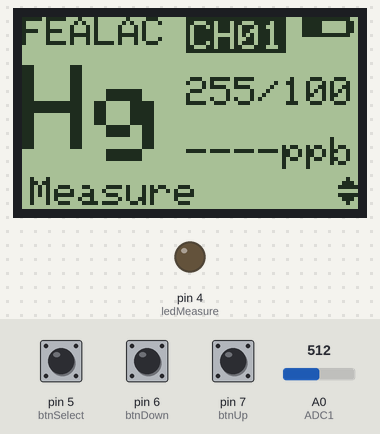
Bench run of a sketch on a simulated Arduino Uno, built with avr-gcc and run on an emulated ATmega328P. On the bench: 84×48 one-colour display, output pins drawn as LEDs (lit = HIGH). Inputs (shaded band) come from the test bench; at power-on: pin 5 (btnSelect) LOW, A0 (ADC1) = 512, pin 6 (btnDown) LOW, pin 7 (btnUp) LOW.

Above: at 6.2 s.
6.3 s: pin 5 (btnSelect) pulled HIGH for 0.15 s
At 6.8 s:
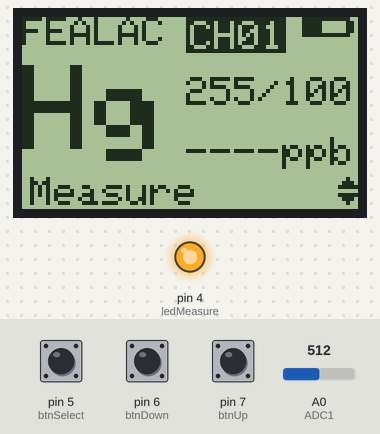
At 8.6 s:
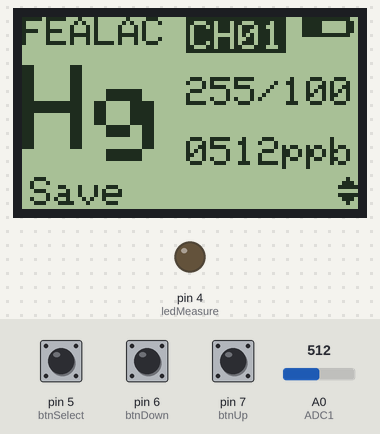
8.9 s: A0 (ADC1) set to 716
10.4 s: pin 6 (btnDown) pulled HIGH for 0.15 s
At 10.9 s:
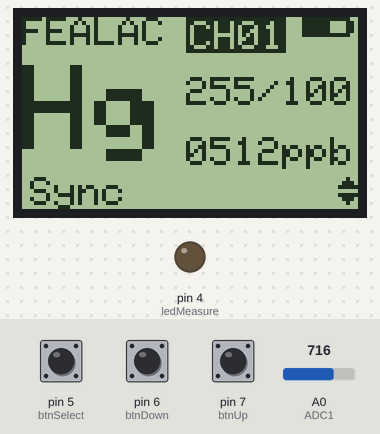
12.0 s: A0 (ADC1) set to 808
13.5 s: A0 (ADC1) set to 828
15.0 s: A0 (ADC1) set to 1016
16.5 s: A0 (ADC1) set to 1023
At 17.3 s:
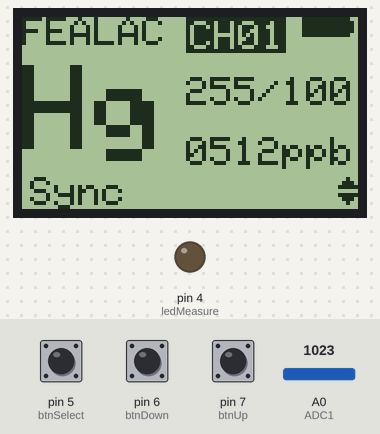
Timing chart, 0 to 19.0 s (numbered marks = the images above; inputs shaded):
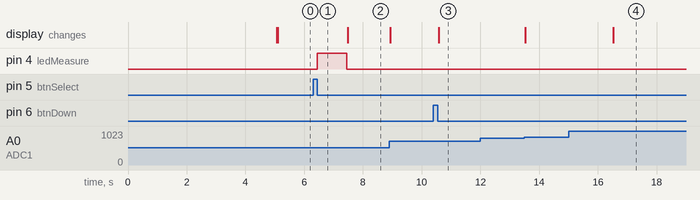

The sketch:

fealac_V2.0.ino
```cpp
//delacrar librerias
#include <SPI.h>
#include <Adafruit_GFX.h>
#include <Adafruit_PCD8544.h>
#include "BateryVisual.h"
#include "Menu.h"
//crear objetos
Adafruit_PCD8544 pantalla = Adafruit_PCD8544(8, 9, 10, 11, 12);
BateryVisual battV;
Menu menu;

static const unsigned char PROGMEM logo16_glcd_bmp[] =
{
  B00000000, B00000000, B00000000, B00000000, B00000000, B00000000, B00000000, B00000000, B00000000, B00000000, B00000000,
  B00000000, B00000000, B00000000, B00000000, B00000000, B00000000, B00000000, B00000000, B00000000, B00000000, B00000000,
  B00000000, B00000000, B10000000, B00000000, B00000000, B00000000, B00000000, B00000000, B00000000, B00000000, B00000000,
  B00000000, B00000011, B11000000, B00000000, B00000000, B11111111, B11111111, B10000000, B00000000, B00000000, B00000000,
  B00000000, B00011111, B11100000, B00000000, B01111111, B00000000, B00000000, B01111000, B00000000, B00000000, B00000000,
  B00000011, B11111111, B11110000, B00000111, B10000000, B00000000, B00000000, B00000111, B00000000, B00000000, B00000000,
  B00111111, B11111111, B11110000, B00011000, B00000000, B00000000, B00000000, B00000000, B11100000, B00000000, B00000000,
  B01111111, B11111111, B11111000, B11100011, B11111111, B10000000, B00000000, B00000000, B00011000, B00000000, B00000000,
  B01111111, B11111111, B11111111, B11111100, B00000000, B01111000, B00000000, B00000000, B00000100, B00000000, B00000000,
  B01111111, B11111111, B11111111, B00000000, B00000000, B00000111, B00000000, B00000000, B00000011, B00000001, B10000000,
  B01111111, B11111111, B11111111, B10000000, B00000000, B00000000, B11100000, B00000000, B00000000, B10000111, B00000000,
  B00111111, B11111111, B11111111, B11000000, B00000000, B00000000, B00010000, B00000000, B00000000, B01111100, B00000000,
  B00001111, B11111111, B11111111, B11100000, B00000000, B00000000, B00001100, B00000000, B00000000, B00011000, B00000000,
  B00000111, B11111111, B11111111, B11110000, B00000000, B00000000, B00000010, B00000000, B00000000, B00000100, B00000000,
  B00000011, B11111111, B11111111, B11111100, B00000000, B00000000, B00000001, B10000000, B00000000, B00000010, B00000000,
  B00000001, B11111111, B11111111, B11111110, B00000000, B00000000, B00000000, B01000000, B00000000, B00000001, B00000000,
  B00000111, B01111111, B11111111, B11111111, B10000000, B00000000, B00000000, B00100000, B00000000, B00000000, B10000000,
  B00001100, B00111111, B11111111, B11111111, B11110000, B00000000, B00000000, B00010000, B00000000, B00000000, B01000000,
  B00011000, B00001111, B11111111, B11111111, B11111110, B00000000, B00000000, B00111000, B00000000, B00000000, B00100000,
  B00000000, B00000011, B11111111, B11111111, B11111111, B11100000, B00000111, B11111100, B00000000, B00000000, B00100000,
  B00000000, B00000001, B11111111, B11111111, B11111111, B11111111, B11111111, B11110010, B00000000, B00000000, B01100000,
  B00000000, B00000000, B00111111, B11111111, B11111111, B11111111, B11111111, B10000001, B00000000, B00001111, B10000000,
  B00000000, B00000000, B00001111, B11111111, B11111111, B11111111, B11111000, B00000000, B10000000, B01110000, B00000000,
  B00000000, B00000000, B00000001, B11111111, B11111111, B11111111, B10000000, B00000000, B01000111, B10000000, B00000000,
  B00000000, B00000000, B00000000, B00011111, B11111111, B11100000, B00000000, B00000000, B00111000, B00000000, B00000000,
  B00000000, B00000000, B00000000, B00000000, B00000000, B00000000, B00000000, B00000000, B00000000, B00000000, B00000000,
  B00000000, B00000000, B00000000, B00000000, B00000000, B00000000, B00000000, B00000000, B00000000, B00000000, B00000000,
  B00000000, B00000000, B00000000, B00000000, B00000000, B00000000, B00000000, B00000000, B00000000, B00000000, B00000000,
  B00000000, B00000000, B00000000, B00000000, B00000000, B00000000, B00000000, B00000000, B00000000, B00000000, B00000000,
  B00000000, B00000000, B00000000, B00000000, B00000000, B00000000, B00000000, B00000000, B00000000, B00000000, B00000000,
  B00000000, B00000000, B00111111, B01111111, B00000100, B00111100, B00000010, B00000011, B11100000, B00000000, B00000000,
  B00000000, B00000000, B00010001, B00110001, B00001100, B00011000, B00000110, B00000110, B00110000, B00000000, B00000000,
  B00000000, B00000000, B00010000, B00110000, B00001110, B00011000, B00000111, B00001100, B00010000, B00000000, B00000000,
  B00000000, B00000000, B00010001, B00110010, B00011010, B00011000, B00001101, B00011000, B00000000, B00000000, B00000000,
  B00000000, B00000000, B00011111, B00111110, B00010011, B00011000, B00001001, B10011000, B00000000, B00000000, B00000000,
  B00000000, B00000000, B00010001, B00110010, B00011111, B00011000, B00001111, B10001000, B00000000, B00000000, B00000000,
  B00000000, B00000000, B00010000, B00110000, B00110001, B00011000, B00011000, B10001100, B00010000, B00000000, B00000000,
  B00000000, B00000000, B00010000, B00110001, B00100001, B10011000, B10010000, B11000110, B00110000, B00000000, B00000000,
  B00000000, B00000000, B00111000, B01111111, B01110011, B11011111, B10111001, B11100011, B11100000, B00000000, B00000000,
  B00000000, B00000000, B00000000, B00000000, B00000000, B00000000, B00000000, B00000000, B00000000, B00000000, B00000000,
  B00000000, B00000000, B00000000, B00000000, B00000000, B00000000, B00000000, B00000000, B00000000, B00000000, B00000000,
  B00000000, B00000000, B00000000, B00000000, B00000000, B00000000, B00000000, B00000000, B00000000, B00000000, B00000000,
  B00000000, B00000000, B00000000, B00000000, B00000000, B00000000, B00000000, B00000000, B00000000, B00000000, B00000000
};
void setup() {
  pantalla.begin();
  pantalla.setContrast(50);
  pantalla.clearDisplay();

  // miniature bitmap display
  pantalla.drawBitmap(0, 0,  logo16_glcd_bmp, 84, 43, 1);
  pantalla.display();
  pantalla.clearDisplay();
  delay(5000);

  battV.setDisplay(&pantalla);
  menu.setDisplay(&pantalla);

  menu.display(0);
  pantalla.display();
}
void loop() {
  menu.checkButton();
  menu.display(10);
  battV.display();
  delay(10);


  pantalla.display();

}
```

BateryVisual.cpp
```cpp
#include "Arduino.h"
#include "BateryVisual.h"

BateryVisual::BateryVisual():
  BAT_VAL_0{  B11111111, B11110000,
              B10000000, B00011000,
              B10000000, B00011000,
              B10000000, B00011000,
              B11111111, B11110000
           },
  BAT_VAL_1{  B11111111, B11110000,
              B11100000, B00011000,
              B11100000, B00011000,
              B11100000, B00011000,
              B11111111, B11110000
           },
  BAT_VAL_2{  B11111111, B11110000,
              B11111000, B00011000,
              B11111000, B00011000,
              B11111000, B00011000,
              B11111111, B11110000
           },
  BAT_VAL_3{  B11111111, B11110000,
              B11111110, B00011000,
              B11111110, B00011000,
              B11111110, B00011000,
              B11111111, B11110000
           },
  BAT_VAL_4{  B11111111, B11110000,
              B11111111, B10011000,
              B11111111, B10011000,
              B11111111, B10011000,
              B11111111, B11110000
           },
  BAT_VAL_5{  B11111111, B11110000,
              B11111111, B11111000,
              B11111111, B11111000,
              B11111111, B11111000,
              B11111111, B11110000
           }
{
  pinMode(ADC1, INPUT);
}

void BateryVisual::setDisplay(Adafruit_PCD8544 *display)
{
  _display = display;
}

void BateryVisual::display()
{
  valBat = analogRead(ADC1);
  int val = map(valBat, 0, 1023, 0, 5 );

  _display->fillRect(70, 0, 83, 6, WHITE);
  switch (val)
  {
    case 0:
      _display->drawBitmap(70, 0,  BAT_VAL_0, 16, 5, 1);
      break;
    case 1:
      _display->drawBitmap(70, 0,  BAT_VAL_1, 16, 5, 1);
      break;
    case 2:
      _display->drawBitmap(70, 0,  BAT_VAL_2, 16, 5, 1);
      break;
    case 3:
      _display->drawBitmap(70, 0,  BAT_VAL_3, 16, 5, 1);
      break;
    case 4:
      _display->drawBitmap(70, 0,  BAT_VAL_4, 16, 5, 1);
      break;
    case 5:
      _display->drawBitmap(70, 0,  BAT_VAL_5, 16, 5, 1);
      break;
    default:
      _display->drawBitmap(70, 0,  BAT_VAL_0, 16, 5, 1);
      break;
  }
  //_display->display();
}
```

BateryVisual.h
```cpp
#ifndef BateryVisual_h
#define BateryVisual_h

#include "Arduino.h"
#include <Adafruit_GFX.h>
#include <Adafruit_PCD8544.h>

class BateryVisual
{
  public:
    BateryVisual();
    void setDisplay(Adafruit_PCD8544 *display);
    void display();
  private:
    const int ADC1 = 14;
    int valBat = 0;
    Adafruit_PCD8544 *_display;
    unsigned char BAT_VAL_0[10];
    unsigned char BAT_VAL_1[10];
    unsigned char BAT_VAL_2[10];
    unsigned char BAT_VAL_3[10];
    unsigned char BAT_VAL_4[10];
    unsigned char BAT_VAL_5[10];
};
#endif
```

Menu.cpp
```cpp
#include "Arduino.h"
#include "Menu.h"
#include <EEPROM.h>

#define OPT_LENGTH 5
Menu::Menu():
  upDown{ B00100000,
          B01110000,
          B11111000,
          B00000000,
          B11111000,
          B01110000,
          B00100000
        }
{
  pinMode(btnUp, INPUT);
  pinMode(btnDown, INPUT);
  pinMode(btnSelect, INPUT);
  for (int i = 0; i < 5; i++)
    pinMode(CH[i], INPUT);
  pinMode(ledMeasure, OUTPUT);

  eePos = EEPROM.read(0);
}

void Menu::setDisplay(Adafruit_PCD8544 *display)
{
  _display = display;

  _display->setTextSize(3);
  _display->setTextColor(BLACK);
  _display->setCursor(0, 12);
  _display->println("Hg");
  _display->setTextSize(1);
  _display->setCursor(0, 0);
  _display->println("FEALAC");
  showChannel();
}
void Menu::showSaved()
{
  _display->setTextColor(BLACK);
  _display->fillRect(41, 15, 45, 9, WHITE);
  _display->setCursor(41, 15);
  if (eePos < 10)
    _display->print("00");
  if ((eePos < 100) && (eePos >= 10))
    _display->print("0");
  _display->print(eePos);
  _display->setCursor(59, 15);
  _display->print("/100");
}
void Menu::showChannel()
{
  _display->setTextColor(WHITE);
  _display->fillRect(41, 0, 25, 9, BLACK);
  _display->setCursor(42, 1);
  _display->print("CH0");
  _display->print(channel + 1);
}
void Menu::showMeasured()
{
  _display->setTextColor(BLACK);
  _display->fillRect(41, 30, 45, 9, WHITE);
  _display->setCursor(41, 30);
  if (measure < 0)
    _display->print("----");
  if ((measure < 10) && (measure >= 0))
    _display->print("000");
  if ((measure < 100) && (measure >= 10))
    _display->print("00");
  if ((measure < 1000) && (measure >= 100))
    _display->print("0");

  if (measure >= 0)
    _display->print(measure);

  _display->println("ppb");
}
void Menu::showOptions(int value)
{
  _display->setCursor(2, 40);
  if (pos == value)
  {
    _display->setTextColor(WHITE);
    _display->fillRect(1, 39, 76, 9, BLACK);
  }
  else
  {
    _display->setTextColor(BLACK);
    _display->fillRect(1, 39, 76, 9, WHITE);
  }
  String opt = "";
  switch ((OPTIONS)pos)
  {
    case OPT_MEASURE: opt = "Measure"; break;
    case OPT_SAVE: opt = "Save"; break;
    case OPT_DELETE: opt = "Delete"; break;
    case OPT_RESET: opt = "Reset"; break;
    case OPT_SYNC: opt = "Sync"; break;
    case OPT_CHANNEL: opt = "Channel 0";
      opt.concat(channel + 1); break;
    default: opt = "None"; break;
  }
  _display->println(opt);
}

bool Menu::sure()
{
  bool answer = false;
  bool salir = true;
  while (salir)
  {
    delay(10);
    _display->setTextColor(BLACK);
    _display->fillRect(0, 39, 84, 9, WHITE);
    _display->setCursor(1, 40);
    _display->print("Sure: ");
    if (!answer) {
      _display->setTextColor(BLACK);
      _display->fillRect(39, 39, 19, 9, WHITE);
    }
    else {
      _display->setTextColor(WHITE);
      _display->fillRect(39, 39, 19, 9, BLACK);
    }
    _display->setCursor(40, 40);
    _display->print("YES");


    if (answer) {
      _display->setTextColor(BLACK);
      _display->fillRect(64, 39, 13, 9,  WHITE);
    }
    else {
      _display->setTextColor(WHITE);
      _display->fillRect(64, 39, 13, 9, BLACK);
    }
    _display->setCursor(65, 40);
    _display->print("NO");

    if (digitalRead(btnUp) == HIGH) {
      while (digitalRead(btnUp) == HIGH);
      answer = !answer;
    }
    if (digitalRead(btnDown) == HIGH) {
      while (digitalRead(btnDown) == HIGH);
      answer = !answer;
    }

    if (digitalRead(btnSelect) == HIGH) {
      while (digitalRead(btnSelect) == HIGH);
      salir = false;
    }
    _display->display();
  }

  return answer;
}

void Menu::display(int val)
{
  int i = 0;
  showSaved();

  _display->setCursor(1, 40);
  //_display->println("CH05");

  showMeasured();
  showOptions(val);
  //_display->drawBitmap(25, 40,  upDown, 5, 7, 1);
  _display->drawBitmap(79, 40,  upDown, 5, 7, 1);
}

void Menu::checkButton()
{
  if (digitalRead(btnUp) == HIGH) {
    while (digitalRead(btnUp) == HIGH);
    if (pos < OPT_LENGTH)
      pos++;
    else
      pos = 0;
  }
  if (digitalRead(btnDown) == HIGH) {
    while (digitalRead(btnDown) == HIGH);
    if (pos > 0)
      pos--;
    else
      pos = OPT_LENGTH;
  }

  if (digitalRead(btnSelect) == HIGH) {
    while (digitalRead(btnSelect) == HIGH);
    switch ((OPTIONS)pos)
    {
      case OPT_MEASURE: //"Measure";
        digitalWrite(ledMeasure, HIGH);
        measure = analogRead(CH[channel]);
        //measure = map(measure,0,1023,0,9999);
        delay(1000);
        digitalWrite(ledMeasure, LOW);
        showMeasured();
        pos = OPT_SAVE;
        break;
      case OPT_SYNC: //"Sync";
        //sync code
        measure = -1;
        pos = OPT_MEASURE;
        break;
      case OPT_SAVE: //"Save"
        if (measure >= 0)
        {
          if (eePos < 100)
            eePos++;
          EEPROM.write(eePos + 1, measure);
          EEPROM.write(0, eePos);
          measure = -1;
        }
        showSaved();
        pos = OPT_MEASURE;
        break;
      case OPT_DELETE: //"Delete"
        if (sure())
        {
          if (eePos > 0)
            eePos--;
          EEPROM.write(0, eePos);
          showSaved();
          measure = -1;
        }
        pos = OPT_MEASURE;
        break;
      case OPT_RESET: //"Reset"
        if (sure())
        {
          eePos = 0;
          EEPROM.write(0, eePos);
          showSaved();
          measure = -1;
        }
        pos = OPT_MEASURE;
        break;
      case OPT_CHANNEL:
        channel++;
        if (channel >= 5)
          channel = 0;
        showChannel();
        measure = -1;
        break;
      default: //"None"
        break;
    }
  }
}
//measure
```

Menu.h
```cpp
#ifndef MENU_H
#define MENU_H

#include "Arduino.h"
#include <Adafruit_GFX.h>
#include <Adafruit_PCD8544.h>
enum OPTIONS {
  OPT_MEASURE = 0,
  OPT_SYNC = 1,
  OPT_SAVE = 2,
  OPT_DELETE = 3,
  OPT_RESET = 4,
  OPT_CHANNEL = 5

};

class Menu
{
  public:
    Menu();
    void setDisplay(Adafruit_PCD8544 *display);
    void display(int val);
    void checkButton();
  private:
    void showSaved();
    void showMeasured();
    void showOptions(int value);
    void showChannel();
    bool sure();

    Adafruit_PCD8544 *_display;
    int pos = 0;
    unsigned char upDown[7];
    int channel = 0;
    const int CH[5] = {15, 16, 17, 18, 19};
    const int btnUp = 7;
    const int btnDown = 6;
    const int btnSelect = 5;
    const int ledMeasure = 4;
    int eePos = 1;
    int measure = -1;
};
#endif //Menu_h
```

Measured:
- the behaviour switches between 1022 and 1023 on A0 (ADC1) (found by bisection; images 3 and 4)
- after the input at 6.3 s, pin 4 (ledMeasure): LOW → HIGH after 0.15 s, → LOW 1.0 s later
- after the input at 10.4 s, the display: changes after 0.18 s (image 3)
- after the input at 12.0 s, every drawn part: stays the same
- after the input at 15.0 s, every drawn part: stays the same
- after the input at 16.5 s, the display: changes at once (image 4)
